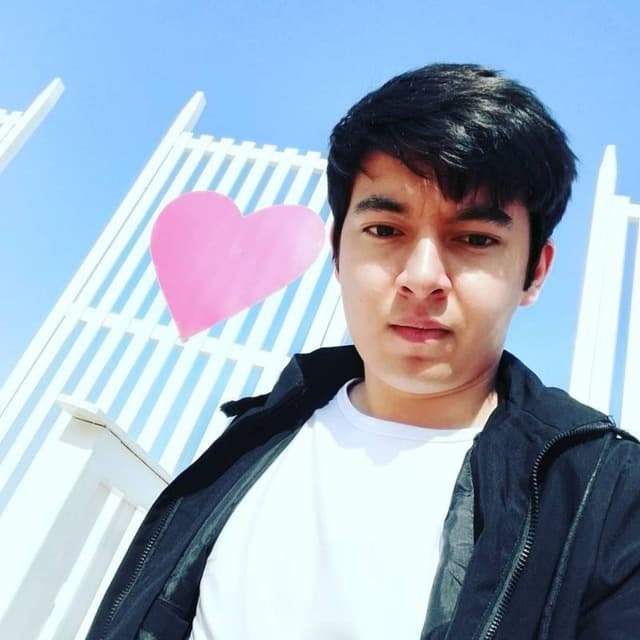
#> input picture OpenCV_Full/Photos/self.jpg, 640 x 640 px
$ python 05_5EssentialFunctions.py
#> lines starting #> are read from the running program, lines starting #| are printed output that depends on the picture; after the words box and inside, x2 and y2 are one past the last pixel; in counts of white or black regions, pixels touching at a corner belong together
import cv2

img = cv2.imread('Photos/self.jpg')
#> img is the input picture: shape (640, 640, 3); mean B, G, R 190.6, 172.1, 156.7
cv2.imshow("img", img)


# Convert to gray scale img
gray = cv2.cvtColor(img, cv2.COLOR_BGR2GRAY)
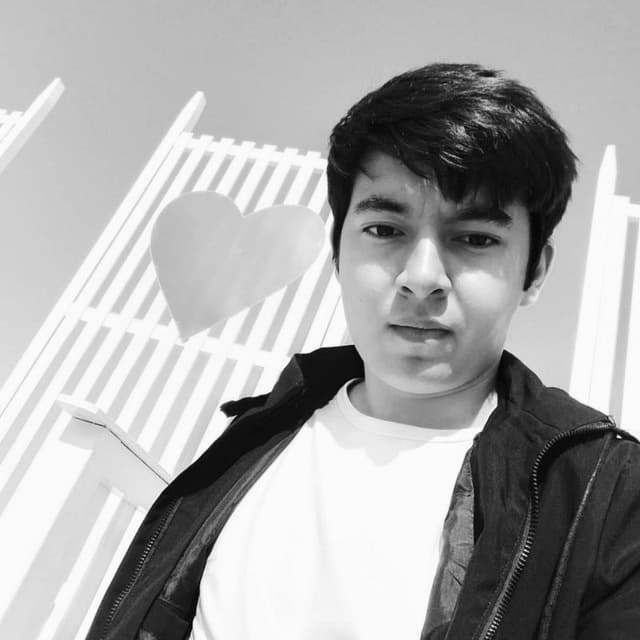
#> gray: shape (640, 640); min 1, max 255, mean 169.6
cv2.imshow("gray", gray)


# convert to blur
blur = cv2.GaussianBlur(gray, (3,3), cv2.BORDER_DEFAULT)
cv2.imshow("blur", blur)


# Edge cascade
edge = cv2.Canny(blur, 125, 175)
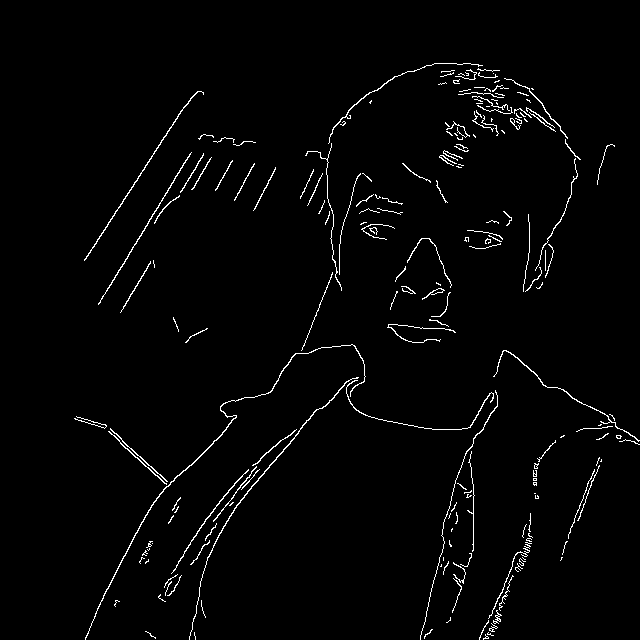
#> edge: shape (640, 640); 2% white in thin lines or dots, all inside (x1, y1, x2, y2) = (74, 63, 640, 640)
cv2.imshow("Edge", edge)


# Dilating the image
dilated = cv2.dilate(edge, (7,7), iterations=3)
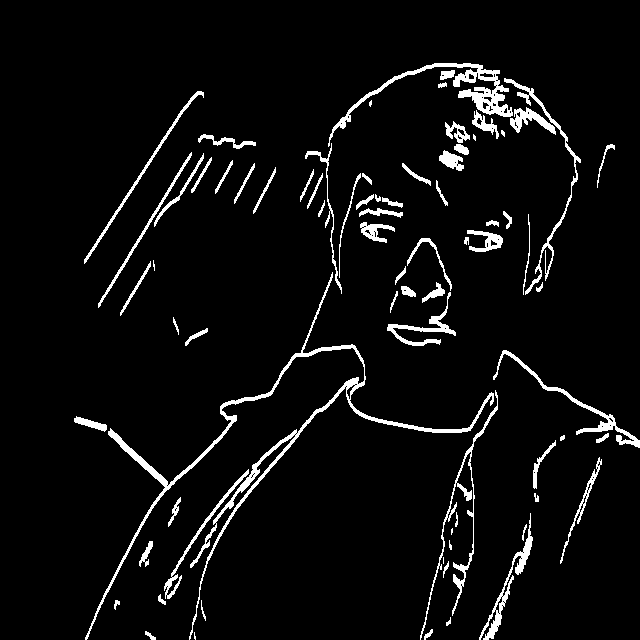
#> dilated: shape (640, 640); 5% white; 76 white regions (8 under 20 px), largest, box (x1, y1, x2, y2) and area: (85, 272, 494, 640) 4641, (328, 63, 513, 147) 1997, (420, 390, 498, 640) 1140
cv2.imshow("dilated", dilated)


# Eroding
eroded = cv2.erode(dilated, (7,7), iterations=3)
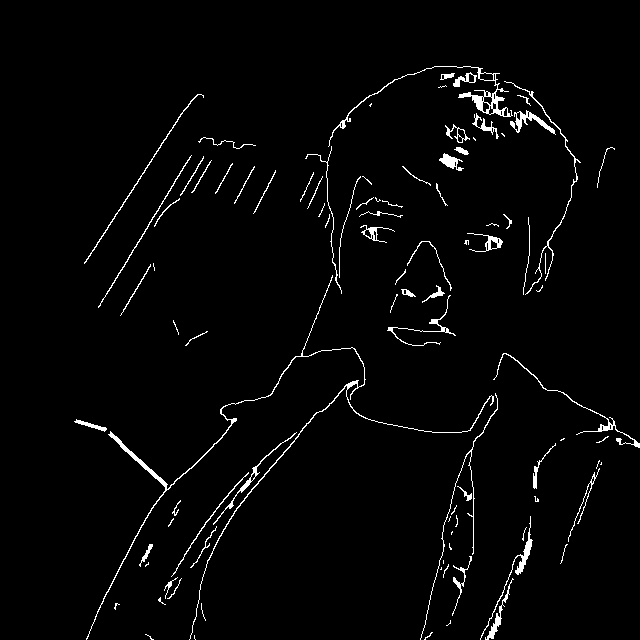
#> eroded: shape (640, 640); 2.4% white in thin lines or dots, all inside (x1, y1, x2, y2) = (74, 66, 640, 640)
cv2.imshow("eroded", eroded)


# cropping
cropped = img[50:400, 250:600]
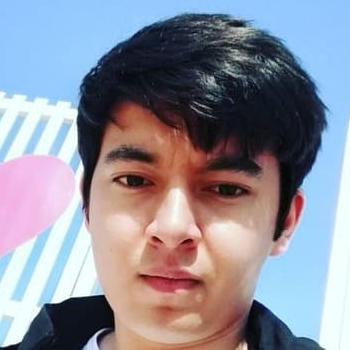
#> cropped: shape (350, 350, 3); mean B, G, R 153.9, 141.5, 141.4
cv2.imshow("cropped", cropped)


cv2.waitKey(0)
